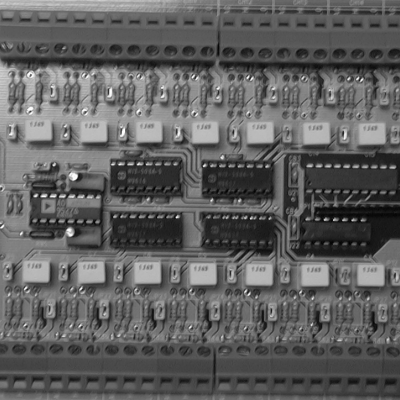
#> input picture Semana 3/11. Correlación /corr_norm.tif, 400 x 400 px
$ python correlacionNormalizada.py
#> lines starting #> are read from the running program, lines starting #| are printed output that depends on the picture

import cv2
import numpy as np
from matplotlib import pyplot as plt


file2="corr_norm.tif"
file="modelo.tif"


img = cv2.imread(file2)
#> img is the input picture: shape (400, 400, 3); min 1, max 254, mean 95
template =cv2.imread(file)
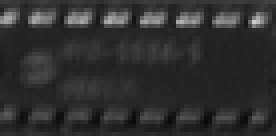
#> input picture Semana 3/11. Correlación /modelo.tif, 69 x 34 px (shown 4 times larger)
#> template is the input picture: shape (34, 69, 3); min 10, max 204, mean 47.4

w, h, z = template.shape
#> w = 34; h = 69; z = 3


if(img.data==None or template.data==None):
    print("Error")
else:
    print("OK")

print("Propiedades modelo",template.shape)
#| Propiedades modelo (34, 69, 3)
print("Propiedades imagen ",img.shape)
#| Propiedades imagen  (400, 400, 3)

"""

Template Matching is a method for searching and finding the location of a template image in a larger image.
OpenCV comes with a function cv2.matchTemplate() for this purpose. It simply slides the template image over the input image (as in 2D convolution) and compares the template and patch of input image under the template image.

"""

methods = ['cv2.TM_CCOEFF', 'cv2.TM_CCOEFF_NORMED', 'cv2.TM_CCORR',
            'cv2.TM_CCORR_NORMED', 'cv2.TM_SQDIFF', 'cv2.TM_SQDIFF_NORMED']

# Sólo el tercer método falló.


for meth in methods:
    img_norm = img.copy()

    method = eval(meth)
    # OpenCV identificada cada metodo a través de un número(1,2,3,4,5,6)


    # Apply template Matching
    res = cv2.matchTemplate(img_norm,template,method)

    min_val, max_val, min_loc, max_loc = cv2.minMaxLoc(res)

    # If the method is TM_SQDIFF or TM_SQDIFF_NORMED, take minimum

    if method in [cv2.TM_SQDIFF, cv2.TM_SQDIFF_NORMED]:
        top_left = min_loc
    else:
        top_left = max_loc

    bottom_right = (top_left[0] + w, top_left[1] + h)

    cv2.rectangle(img_norm,top_left, bottom_right,(0,0,255) , 2)

    #Continué con el código de visualización de ejemplo porque es más practico para diferenciar los resultados de la operación que con cv2.imshow
    plt.subplot(121),plt.imshow(res,cmap = 'gray')
    plt.title('Matching Result'), plt.xticks([]), plt.yticks([])
    plt.subplot(122),plt.imshow(img_norm,cmap = 'gray')
    plt.title('Detected Point'), plt.xticks([]), plt.yticks([])
    plt.suptitle(meth)

    plt.show()
#> this loop made 6 passes
#> (min_val, max_val, min_loc, top_left, bottom_right) on passes 1 to 4: (-3616245, 4251378, (309, 249), (111, 159), (145, 228)), (-0.423, 0.953, (56, 57), (203, 161), (237, 230)), (9579730, 52970964, (331, 206), (24, 106), (58, 175)), (0.666, 0.99, (312, 236), (203, 161), (237, 230))
#> (min_val, max_val, max_loc, top_left, bottom_right) on passes 5 to 6: (387424, 98333384, (27, 106), (203, 161), (237, 230)), (0.0198, 1, (0, 45), (203, 161), (237, 230))
#> pass 1, `res = cv2.matchTemplate(img_norm,template,method)`:
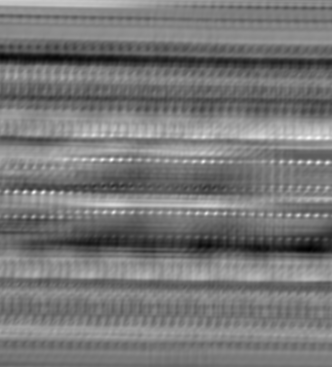
#> res: shape (367, 332) float32; min -3616245, max 4251378, mean 78474.7; drawn with min black and max white
#> pass 1, `plt.show()`:
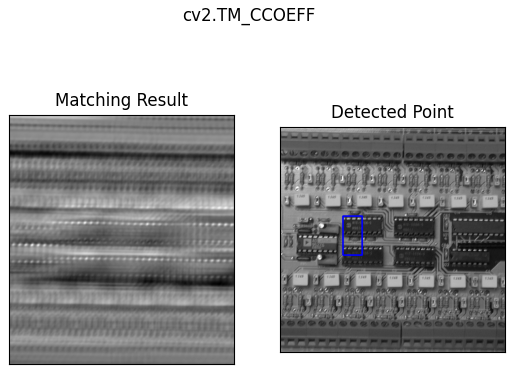
#> figure drawn by matplotlib, 2 panels; B, G, R data is drawn as R, G, B
#> pass 2, `res = cv2.matchTemplate(img_norm,template,method)`:
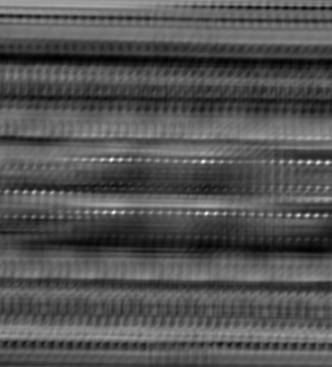
#> res: shape (367, 332) float32; min -0.423, max 0.953, mean 0.0274; drawn with min black and max white
#> pass 2, `plt.show()`:
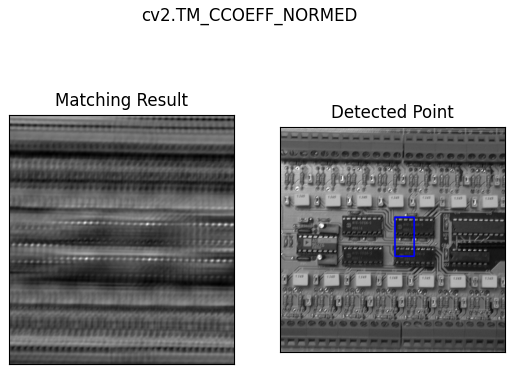
#> figure drawn by matplotlib, 2 panels; B, G, R data is drawn as R, G, B
#> pass 3, `res = cv2.matchTemplate(img_norm,template,method)`:
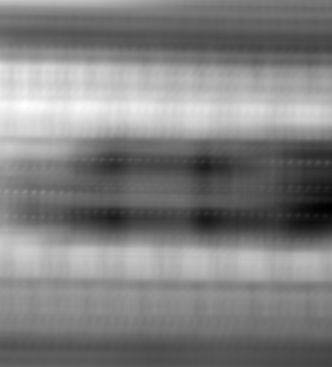
#> res: shape (367, 332) float32; min 9579730, max 52970964, mean 31517182; drawn with min black and max white
#> after the loop:
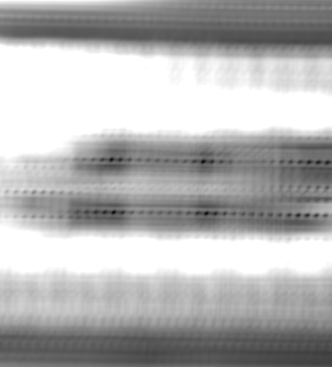
#> res: shape (367, 332) float32; min 0.0198, max 1, mean 0.702
